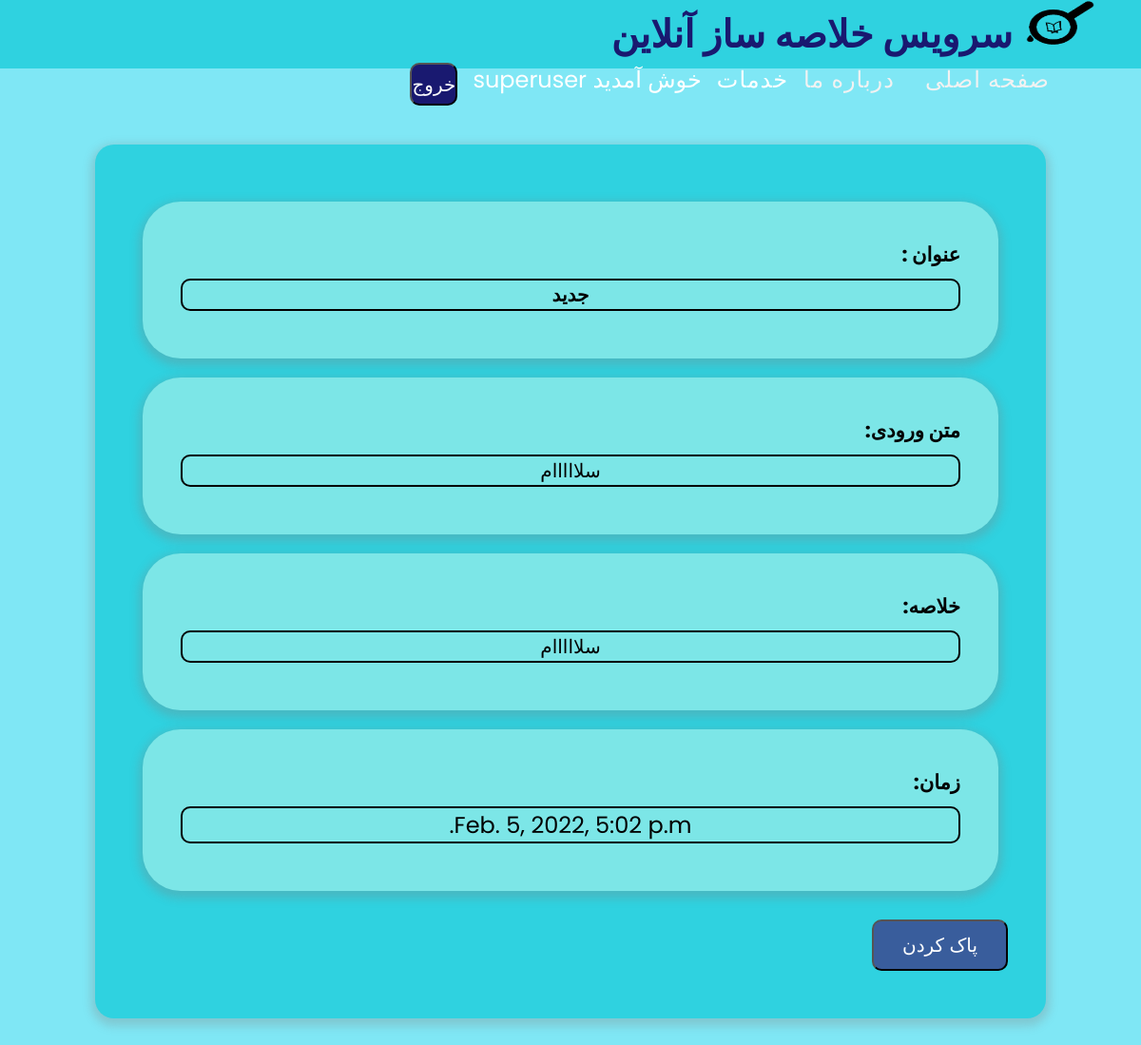
The page /summary/45 (signed in) on the database its author committed.
### project/models.py (models this page shows, shortened)
class Summary(models.Model):
    name = models.CharField(max_length=100, null=True)
    inputData = models.TextField(null=True, blank=True)
    outputData = models.TextField(null=True, blank=True)
    user = models.ForeignKey(User, on_delete=models.CASCADE)
    datecompleted = models.DateTimeField(auto_now_add=True)

### project/views.py (the view)
# urls.py: path('summary/<int:summary_pk>', views.viewsummaries, name='viewsummaries'),
@login_required
def viewsummaries(request, summary_pk):
    summary = get_object_or_404(Summary, pk=summary_pk, user=request.user)
    return render(request, 'project/viewsummaries.html', {'summary': summary})

### project/templates/project/viewsummaries.html (shortened to what this page needs)
{% extends 'project/base.html' %}
{% block content %}
<html lang="en">
    <head>
    </head>
    <body>
        <div class="formA">
            <div class="formB">
               <h2> عنوان :</h2>
                <div class="name">
                    <b> {{summary.name}}</b>
                </div>
            </div>
            <div class="formB">
                <h2>متن ورودی:</h2>
                <div class="name">
                    {{summary.inputData}}
                </div>
            </div>
            <div class="formB">
                <h2>خلاصه:</h2>
                <div class="name">
                    {{summary.outputData}}
                </div>
            </div>
            <div class="formB">
                <h2>زمان:</h2>
                <div class="name">
                    <font size="5"> {{summary.datecompleted}}</font>
                </div>
            </div>
            <form method="POST" action="{% url 'deletesummary' summary.id %}">
                <button class="btn" id="delete" type="submit">پاک کردن</button>
            </form>
        </div>
    </body>
</html>
{% endblock %}

### project/templates/project/base.html (shortened to what this page needs)
{% load static %}
<html lang="en" dir="rtl">
  <head>
      <link rel="stylesheet" href="https://cdnjs.cloudflare.com/ajax/libs/font-awesome/5.15.2/css/all.min.css"/>
  </head>
  <body>
    <nav>
      <div class="logo">
        <img src="{% static 'project/images.png' %}" width="80" height="50" >
        <font class="myfont" color=#191970> سرویس خلاصه ساز آنلاین</font>
      </div>
        <ul>
          <li class="active"><a href="{% url 'home' %} "><font size="5" >صفحه اصلی</font></a></li>
          <li><a href="{% url 'aboutUs' %}" ><font size="5">درباره ما</font></a></li>
          <div class="dropdown"><span><font color="white" size="5"> خدمات</font></span>
          </div>
        {% if user.is_authenticated %}
          <li class="myli"><font size="5" face="Bnazanin" color="white">خوش آمدید {{ user.username }}</font></li>
          <form action="{% url 'logoutuser' %}" method="POST">
            <button type="submit" class="btnA btn-danger" >خروج</button>
          </form>
        {% else %}
          <li><a href="{% url 'signupuser' %}"><span class="glyphicon glyphicon-user"></span><font size="5"> ثبت نام</font></a></li>
          <li><a href="{% url 'loginuser' %}"><span class="glyphicon glyphicon-log-in"></span><font size="5"> ورود</font></a></li>
        {% endif %}
        </ul>
    </nav>
  </body>
  {% block content %}{% endblock %}
</html>

### project/templates/project/base.html (style rules this page uses)
* { margin: 0; padding: 0; box-sizing: border-box; font-family: 'Poppins', sans-serif; }
nav { display: flex; height: 9vh; width: 100%; background: #2FD2E0; align-items: center; justify-content: space-between; padding: 0 10vh 0 5vh; flex-wrap: wrap; }
nav .logo { color: #fff; font-size: 5vh; font-weight: 600; margin-right : -3vh; }
nav ul { display: flex; flex-wrap: wrap; list-style: none; }
nav ul li { margin: 0 1vh; }
nav ul li a { color: #f2f2f2; text-decoration: none; font-size: 2vh; font-weight: 500; padding: 2vh 1vh; border-radius: 5px; letter-spacing: 1px; transition: all 0.3s ease; }
.btnA { border-radius:10px; background-color: #191970 ; left:0px; height:45px; width:50px; color: white; font-size: 20px; }
.dropdown { position: relative; display: inline-block; letter-spacing: 1px; }
.myli { margin: 0 2vh; }

### project/templates/project/viewsummaries.html (style rules this page uses)
body { background:#7FE7F5; background-repeat: no-repeat; background-size:cover; background-attachment: fixed; color: #000; font: 14px Bnazanin; margin: 0 auto; padding: 0; position: center; }
.formA { background: #2FD2E0; padding: 40px; max-width: 1000px; margin: 80px auto; border-radius: 20px; box-shadow: 0 4px 10px 4px rgba(128, 128, 128, 0.3); }
.formB { background: #7CE6E7; padding: 40px; max-width: 900px; margin: 20px auto; border-radius: 40px; box-shadow: 0 4px 10px 4px rgba(128, 128, 128, 0.3); text-align:right; }
.name { font-size:20px; text-align: center; position: relative; transform: translateX(0%); max-width: 900px; margin: 10px auto; border-radius: 10px; border-style: solid; border-width:2px; border-color:black; }
.btn { margin: 10px auto; border-radius: 10px; padding: 10px 30px; background-color: #395D9C; color: white; font-size: 20px; align-item:center; }

### rows shown on the page
Summary: name "جدید", inputData "سلااااام", outputData "سلااااام", datecompleted "Feb. 5, 2022, 5:02 p.m."

### other values the page prints
{{ user.username }} "superuser"
